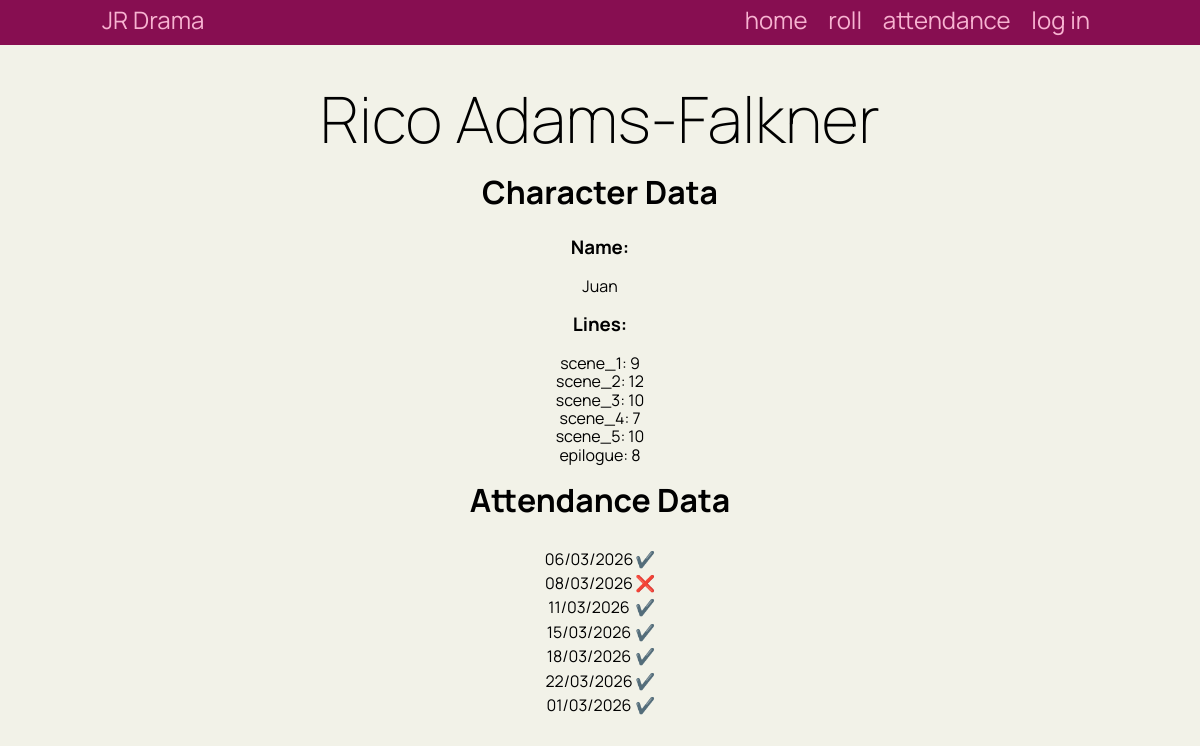
Page /data/159 on the earlier database version.
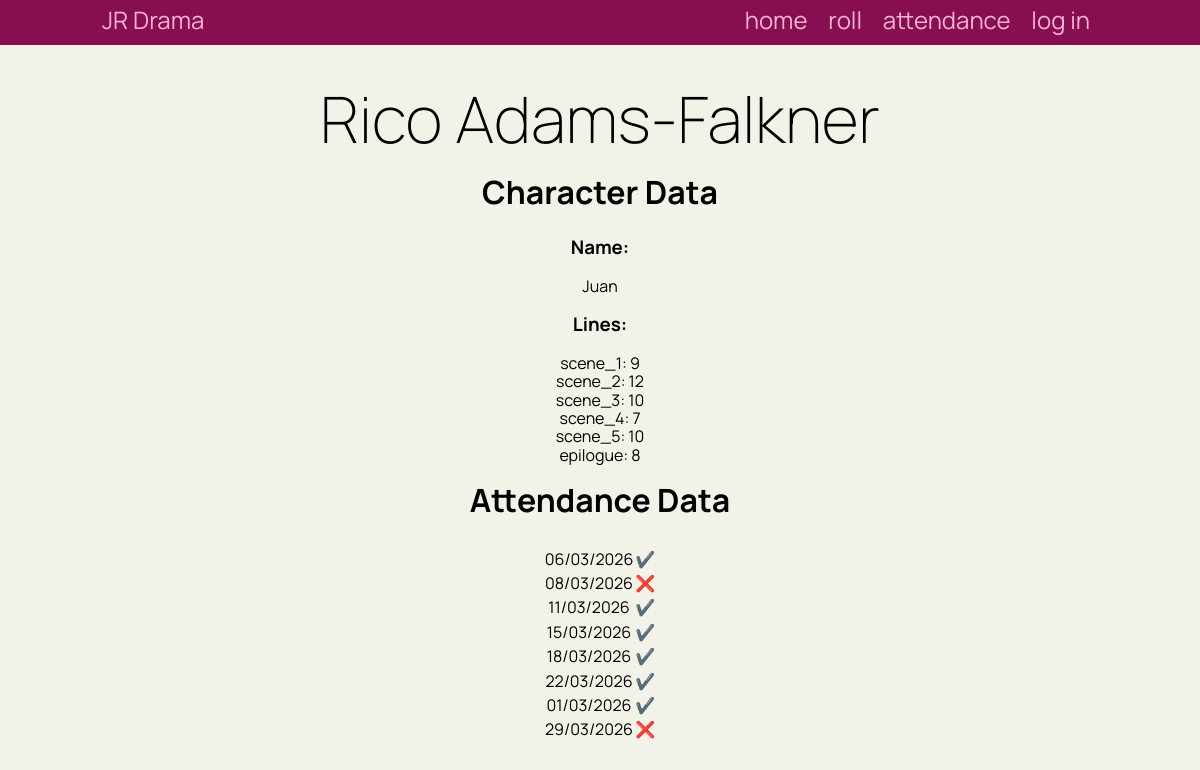
Same page on the later database version.
### tables this page shows
CREATE TABLE attendance(
    itemID TEXT NOT NULL PRIMARY KEY,
    date INTEGER NOT NULL,
    present boolean NOT NULL,
    PersonID INTEGER NOT NULL REFERENCES people(id)
    );

### flask_app.py (the view)
@app.route('/data/<id>')
def data_name(id):
    cur, con = connect_db(DB)
    cur.execute("SELECT * FROM people WHERE id = ?;", (id,))
    person_data = cur.fetchall()[0]
    cur.execute("SELECT * FROM attendance WHERE personID = ?;", (id,))
    attendance_data = cur.fetchall()
    con.close()
    line_counts = {}
    for scene, counts in lines.items():
        if person_data[3] in counts:
            line_counts[scene] = counts[person_data[3]]
    return render_template("data.html", data=[person_data, attendance_data, line_counts], logged_in=logged_in(session))

### flask_app.py (called while the page is built)
def logged_in(s):
    return s.get("password") == ADMIN_PASSWORD

def connect_db(db_file):
    try:
        connection = sqlite3.connect(db_file)
        cursor = connection.cursor()
        print("CONN")
        return cursor, connection
    except Error as e:
        print(e)
        return none

### templates/data.html
{% extends 'base.html' %}
{% block main %}
<br><br><h1>{{data[0][1]}} {{data[0][2]}}</h1><br>
<h2>Character Data</h2><br>
<h3 style="text-align:center;">Name:</h3><br>
<p style="text-align:center;">{{data[0][3]}}</p>
<br><h3 style="text-align:center;">Lines:</h3><br>
{% for scene, lines in data[2].items() %}
<p style="text-align:center;">{{scene}}: {{lines}}</p>
{% endfor %}
<br><h2>Attendance Data</h2><br>
<table class="tablecentre">
{% for day in data[1] %}
            <tr>
                <td>
                    {% set astring = day[1]|string%}
        <p style="line-height: 1.4;text-align:center;">{{astring[1:3]}}/{{astring[3:5]}}/{{astring[5:]}}</p>
                </td>
                <td>
                    <p style="line-height: 1.4;">
                        {% if day[2] == 1 %}✔️{% else %}❌{% endif %}
                    </p>
                </td>
            </tr>
            {% endfor %}</table>
{% endblock %}

Differences in the rows shown:
added attendance: astring "29", astring "03", astring "2026"
